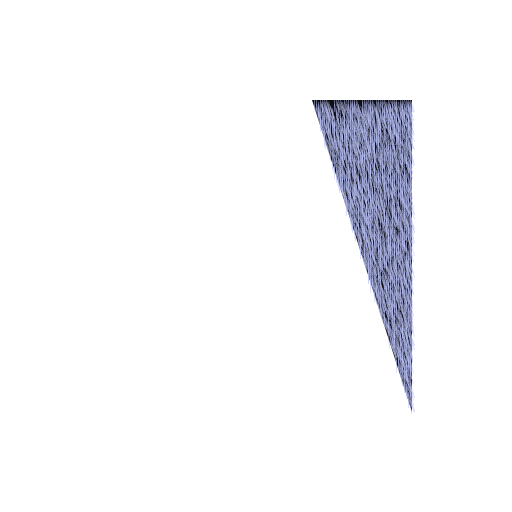
Frame 1 (no input)
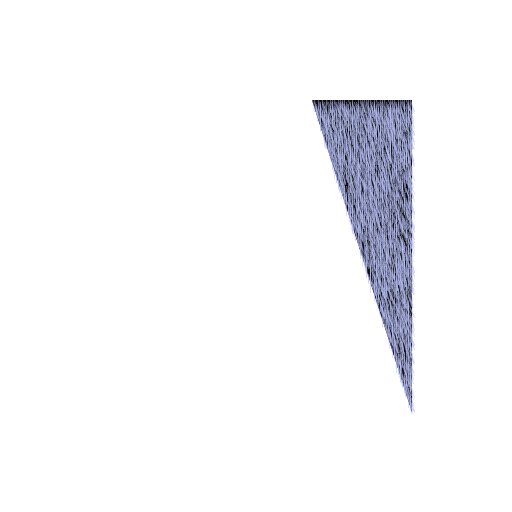
Frame 2 (the mouse pressed at the canvas centre, redrawn once)

The Processing sketch that drew these frames (run headless with seeded random() and noise(); the mouse was pressed at the canvas centre and the sketch redrawn once):

// Processing sketch: hair_test
// ── hair_test.pde
color color0 = 0;
color color1 = 0;
color color2 = 0;
color color3 = 0;

void setup() {
  size(512, 512);
  background(255);
  colorMode(HSB, 360, 100, 100, 100);
  color0 = color(0, 0, 0);
  color1 = color(floor(random(360)), floor(random(100)), floor(random(50, 100)));
  color2 = color(floor(random(360)), floor(random(100)), floor(random(50, 100)));
  color3 = color(floor(random(360)), floor(random(100)), floor(random(50, 100)));
}

void draw() {
  int centerX = floor(width * 0.5);
  int centerY = floor(height * 0.5);
  
  noStroke();
  fill(#101013);
  java.awt.Polygon p = new java.awt.Polygon();
  p.addPoint(200, 100);
  p.addPoint(312, 100);
  p.addPoint(412, 412);
  p.addPoint(412, 100);
  p.addPoint(200, 100);
  beginShape();
  for(int i = 0; i < p.npoints; i++) {
    vertex(p.xpoints[i], p.ypoints[i]);
  }
  endShape();
   
  stroke(color1, 50);
  for(int iX = 0; iX < width; iX++) {
    for (int iY = 0; iY < height; iY++) {
      if(p.contains(iX, iY)) {
        if(iX % 2 == 0 && iY % 2 == 0) {
          int randomiser = floor(random(10));
          int hairLength = floor(random(9, 13));
          int hairDirectionL = floor(random(-5, 0));
          int hairDirectionC = floor(random(-5, 5));
          int hairDirectionR = floor(random(0, 5));
          if(randomiser > 2) {
            if(iX < (centerX - 20)) {
              line(iX, iY, iX + hairDirectionL, iY + hairLength);
            } else if (iX > (centerX - 25) && iX < (centerX + 25)) {
              line(iX, iY, iX + hairDirectionC, iY + hairLength);
            } else if(iX > (centerX + 20)) {
              line(iX, iY, iX + hairDirectionR, iY + hairLength);
            }
          }
        }
      }
    }
  }
 
  noLoop();
  save("output.png");
}
